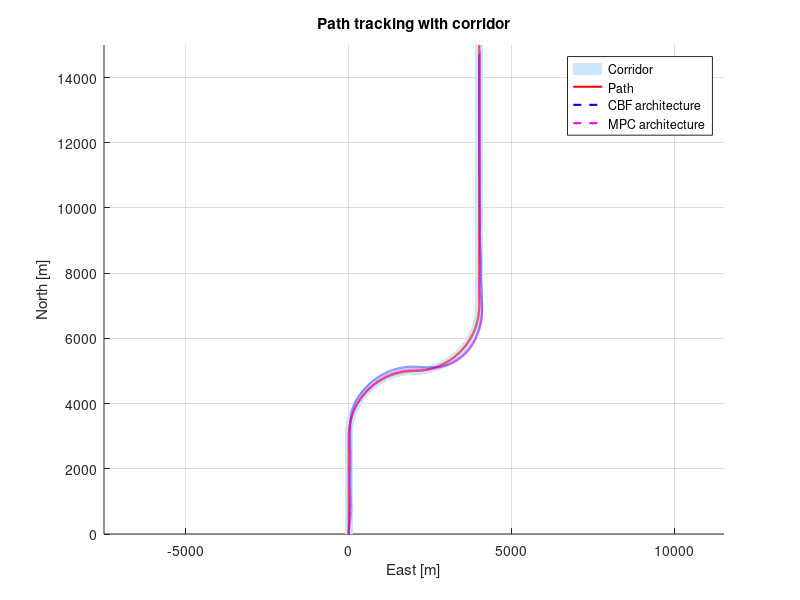
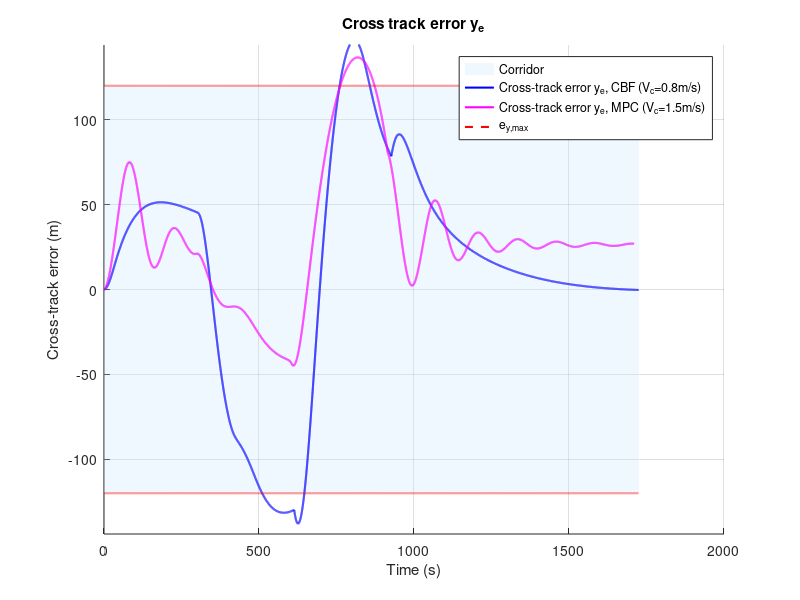
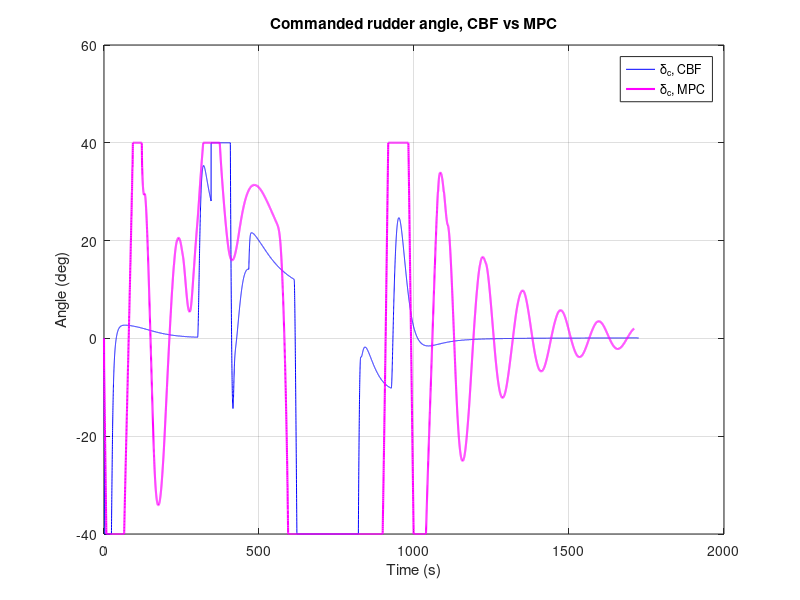

Here is the MATLAB script that generated these plots, in order:
clc; clear; close all;

%%%%%%%%%%%%%%%%%%%%%%%%%%%%%%%%%%%%%%%%%%%%%%%%%%%%%%%%%%%%%%%%%%%%%%%%
% Load CBF and MPC datasets
%%%%%%%%%%%%%%%%%%%%%%%%%%%%%%%%%%%%%%%%%%%%%%%%%%%%%%%%%%%%%%%%%%%%%%%%
% cbf_raw = load('simdata_CBF_nominal.mat');   % loads simdata and t
% mpc_raw = load('simdata_MPC_nominal.mat');   % loads simdata and t

% cbf_raw = load('simdata_CBF_disturbance_with.mat');   % loads simdata and t
% mpc_raw = load('simdata_MPC_disturbance08.mat');   % loads simdata and t

cbf_raw = load('simdata_CBF_consecutive_w_d.mat');   % loads simdata and t
mpc_raw = load('simdata_MPC_consecutive_w_d15.mat');   % loads simdata and t

t_cbf = cbf_raw.t;
t_mpc = mpc_raw.t;

sd_cbf = cbf_raw.simdata;   % 25 columns
sd_mpc = mpc_raw.simdata;   % 19 columns

%%%%%%%%%%%%%%%%%%%%%%%%%%%%%%%%%%%%%%%%%%%%%%%%%%%%%%%%%%%%%%%%%%%%%%%%
% --- CBF extraction ---
%%%%%%%%%%%%%%%%%%%%%%%%%%%%%%%%%%%%%%%%%%%%%%%%%%%%%%%%%%%%%%%%%%%%%%%%
u_cbf           = sd_cbf(:,1);                 % m/s
v_cbf           = sd_cbf(:,2);                 % m/s
r_cbf           = sd_cbf(:,3);                 % rad/s
r_deg_cbf       = (180/pi) * r_cbf;            % deg/s
x_cbf           = sd_cbf(:,4);                 % m
y_cbf           = sd_cbf(:,5);                 % m
psi_cbf         = sd_cbf(:,6);                 % rad
psi_deg_cbf     = (180/pi) * psi_cbf;          % deg
delta_deg_cbf   = (180/pi) * sd_cbf(:,7);      % deg
n_cbf           = sd_cbf(:,8);                 % rpm
delta_c_deg_cbf = (180/pi) * sd_cbf(:,9);      % deg
n_c_cbf         = sd_cbf(:,10);                % rpm
u_d_cbf         = sd_cbf(:,11);                % m/s
psi_d_cbf       = sd_cbf(:,12);                % rad
r_d_cbf         = sd_cbf(:,13);                % rad/s
beta_cbf        = sd_cbf(:,14);                % rad
beta_c_cbf      = sd_cbf(:,15);                % rad
x_p_cbf         = sd_cbf(:,16);                % m
y_p_cbf         = sd_cbf(:,17);                % m
lookahead_cbf   = sd_cbf(:,18);                % m
psi_ref_cbf     = sd_cbf(:,19);                % rad
e_y_max_cbf     = sd_cbf(:,20);                % m
dx_p_cbf        = sd_cbf(:,21);
dy_p_cbf        = sd_cbf(:,22);
e_y_cbf         = sd_cbf(:,23);                % m
psi_d_safe_cbf  = sd_cbf(:,24);                % rad
cbf_val_cbf     = sd_cbf(:,25);

%%%%%%%%%%%%%%%%%%%%%%%%%%%%%%%%%%%%%%%%%%%%%%%%%%%%%%%%%%%%%%%%%%%%%%%%
% --- MPC extraction ---
%%%%%%%%%%%%%%%%%%%%%%%%%%%%%%%%%%%%%%%%%%%%%%%%%%%%%%%%%%%%%%%%%%%%%%%%
u_mpc                = sd_mpc(:,1);                 % m/s
v_mpc                = sd_mpc(:,2);                 % m/s
r_mpc                = sd_mpc(:,3);                 % rad/s
r_deg_mpc            = (180/pi) * r_mpc;            % deg/s
x_mpc                = sd_mpc(:,4);                 % m
y_mpc                = sd_mpc(:,5);                 % m
psi_mpc              = sd_mpc(:,6);                 % rad
psi_deg_mpc          = (180/pi) * psi_mpc;          % deg
delta_deg_mpc        = (180/pi) * sd_mpc(:,7);      % deg
n_mpc                = sd_mpc(:,8);                 % rpm
delta_c_deg_mpc      = (180/pi) * sd_mpc(:,9);      % deg
n_c_mpc              = sd_mpc(:,10);                % rpm
u_d_mpc              = sd_mpc(:,11);                % m/s
pi_p_mpc             = sd_mpc(:,12);                % rad
x_p_mpc              = sd_mpc(:,13);                % m
y_p_mpc              = sd_mpc(:,14);                % m
e_y_max_mpc          = sd_mpc(:,15);                % m
dx_p_mpc             = sd_mpc(:,16);
dy_p_mpc             = sd_mpc(:,17);
e_y_mpc              = sd_mpc(:,18);                % m
infeasible_count_mpc = sd_mpc(:,19);

%%%%%%%%%%%%%%%%%%%%%%%%%%%%%%%%%%%%%%%%%%%%%%%%%%%%%%%%%%%%%%%%%%%%%%%%
% Corridor boundaries (assumes both runs share the same path/corridor)
%%%%%%%%%%%%%%%%%%%%%%%%%%%%%%%%%%%%%%%%%%%%%%%%%%%%%%%%%%%%%%%%%%%%%%%%
x_right = x_p_cbf - e_y_max_cbf .* dy_p_cbf;
y_right = y_p_cbf + e_y_max_cbf .* dx_p_cbf;
x_left  = x_p_cbf + e_y_max_cbf .* dy_p_cbf;
y_left  = y_p_cbf - e_y_max_cbf .* dx_p_cbf;

%%%%%%%%%%%%%%%%%%%%%%%%%%%%%%%%%%%%%%%%%%%%%%%%%%%%%%%%%%%%%%%%%%%%%%%%
% Figure 1: Path tracking with corridor
%%%%%%%%%%%%%%%%%%%%%%%%%%%%%%%%%%%%%%%%%%%%%%%%%%%%%%%%%%%%%%%%%%%%%%%%
figure(1); hold on; axis equal; grid on;
fill([y_left; flipud(y_right)], [x_left; flipud(x_right)], ...
    [0.8 0.9 1.0], 'EdgeColor','none', 'DisplayName','Corridor');
plot(y_p_cbf, x_p_cbf, 'r-', 'LineWidth',1.5, 'DisplayName','Path')
plot(y_cbf, x_cbf, 'b--', 'LineWidth',1.5, 'DisplayName','CBF architecture')
plot(y_mpc, x_mpc, 'm--',  'LineWidth',1.5, 'DisplayName','MPC architecture')
xlabel('East [m]'); ylabel('North [m]');    % Remember x,y is opposite because of NED
title('Path tracking with corridor');
legend;

%%%%%%%%%%%%%%%%%%%%%%%%%%%%%%%%%%%%%%%%%%%%%%%%%%%%%%%%%%%%%%%%%%%%%%%%
% Figure 2: Cross-track error
%%%%%%%%%%%%%%%%%%%%%%%%%%%%%%%%%%%%%%%%%%%%%%%%%%%%%%%%%%%%%%%%%%%%%%%%
figure(2); hold on; grid on;
fill([t_cbf'; flipud(t_cbf')], [e_y_max_cbf; flipud(-e_y_max_cbf)], [0.8 0.9 1.0], ...
    'EdgeColor', 'none', 'FaceAlpha', 0.3, 'DisplayName', 'Corridor');
plot(t_cbf, e_y_cbf, 'b-', 'LineWidth', 1.5, 'DisplayName', 'Cross-track error y_e, CBF (V_c=0.8m/s)');
plot(t_mpc, e_y_mpc, 'm-',  'LineWidth', 1.5, 'DisplayName', 'Cross-track error y_e, MPC (V_c=1.5m/s)');
plot(t_cbf, e_y_max_cbf, 'r--', 'LineWidth', 1.5, 'DisplayName', 'e_{y,max}');
plot(t_cbf, -e_y_max_cbf, 'r--', 'LineWidth', 1.5, 'HandleVisibility', 'off');
xlabel('Time (s)'); ylabel('Cross-track error (m)');
title('Cross track error y_e');
legend; ylim([-1.2*max(e_y_max_cbf), 1.2*max(e_y_max_cbf)]);

%%%%%%%%%%%%%%%%%%%%%%%%%%%%%%%%%%%%%%%%%%%%%%%%%%%%%%%%%%%%%%%%%%%%%%%%
% Figure 3: Commanded rudder angle (both) and infeasible count (MPC only)
%%%%%%%%%%%%%%%%%%%%%%%%%%%%%%%%%%%%%%%%%%%%%%%%%%%%%%%%%%%%%%%%%%%%%%%%
figure(3);
plot(t_cbf, delta_c_deg_cbf, 'b-', t_mpc, delta_c_deg_mpc, 'm-', 'LineWidth',1.5);
title('Commanded rudder angle, CBF vs MPC'); xlabel('Time (s)'); ylabel('Angle (deg)');
legend('\delta_c, CBF', '\delta_c, MPC')
grid on;
